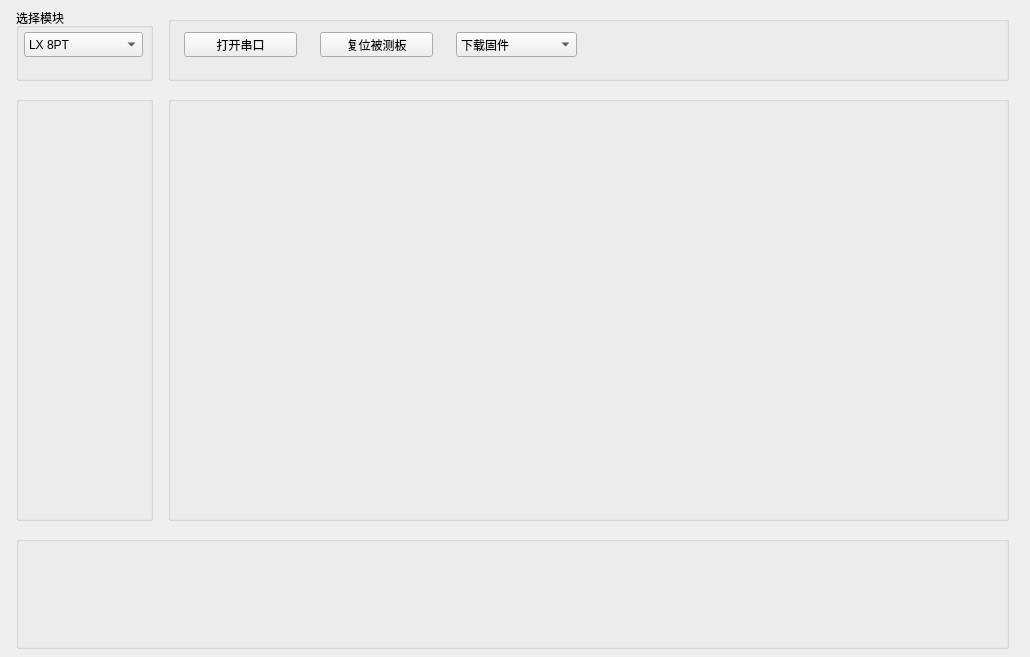
<?xml version="1.0" encoding="UTF-8"?>
<ui version="4.0">
 <class>MainWindow</class>
 <widget class="QMainWindow" name="MainWindow">
  <property name="geometry">
   <rect>
    <x>0</x>
    <y>0</y>
    <width>1030</width>
    <height>657</height>
   </rect>
  </property>
  <property name="sizePolicy">
   <sizepolicy hsizetype="Preferred" vsizetype="Preferred">
    <horstretch>0</horstretch>
    <verstretch>0</verstretch>
   </sizepolicy>
  </property>
  <property name="windowTitle">
   <string>MainWindow</string>
  </property>
  <property name="windowIcon">
   <iconset>
    <normaloff>source/window_24_24.png</normaloff>source/window_24_24.png</iconset>
  </property>
  <widget class="QWidget" name="centralwidget">
   <widget class="QGroupBox" name="groupBox">
    <property name="geometry">
     <rect>
      <x>168</x>
      <y>16</y>
      <width>841</width>
      <height>65</height>
     </rect>
    </property>
    <property name="title">
     <string/>
    </property>
    <widget class="QComboBox" name="comboBox_Select_page">
     <property name="geometry">
      <rect>
       <x>288</x>
       <y>16</y>
       <width>121</width>
       <height>25</height>
      </rect>
     </property>
     <item>
      <property name="text">
       <string>下载固件</string>
      </property>
     </item>
     <item>
      <property name="text">
       <string>校准画面</string>
      </property>
     </item>
     <item>
      <property name="text">
       <string>工装后台</string>
      </property>
     </item>
    </widget>
    <widget class="QPushButton" name="pushButton_Open_Ports">
     <property name="geometry">
      <rect>
       <x>16</x>
       <y>16</y>
       <width>113</width>
       <height>25</height>
      </rect>
     </property>
     <property name="text">
      <string>打开串口</string>
     </property>
    </widget>
    <widget class="QPushButton" name="pushButton_Reset_Module">
     <property name="geometry">
      <rect>
       <x>152</x>
       <y>16</y>
       <width>113</width>
       <height>25</height>
      </rect>
     </property>
     <property name="text">
      <string>复位被测板</string>
     </property>
    </widget>
   </widget>
   <widget class="QGroupBox" name="groupBox_1">
    <property name="geometry">
     <rect>
      <x>16</x>
      <y>8</y>
      <width>137</width>
      <height>73</height>
     </rect>
    </property>
    <property name="title">
     <string>选择模块</string>
    </property>
    <widget class="QComboBox" name="comboBox_Select_Module">
     <property name="geometry">
      <rect>
       <x>8</x>
       <y>24</y>
       <width>119</width>
       <height>25</height>
      </rect>
     </property>
     <item>
      <property name="text">
       <string>LX 8PT</string>
      </property>
     </item>
     <item>
      <property name="text">
       <string>LX 8TC</string>
      </property>
     </item>
    </widget>
   </widget>
   <widget class="QGroupBox" name="groupBox_2">
    <property name="geometry">
     <rect>
      <x>16</x>
      <y>96</y>
      <width>137</width>
      <height>425</height>
     </rect>
    </property>
    <property name="title">
     <string/>
    </property>
    <widget class="QStackedWidget" name="stackedWidget">
     <property name="geometry">
      <rect>
       <x>8</x>
       <y>8</y>
       <width>121</width>
       <height>409</height>
      </rect>
     </property>
     <property name="currentIndex">
      <number>0</number>
     </property>
     <widget class="QWidget" name="page"/>
     <widget class="QWidget" name="page_2"/>
    </widget>
   </widget>
   <widget class="QGroupBox" name="groupBox_3">
    <property name="geometry">
     <rect>
      <x>168</x>
      <y>96</y>
      <width>841</width>
      <height>425</height>
     </rect>
    </property>
    <property name="title">
     <string/>
    </property>
    <widget class="QStackedWidget" name="stackedWidget_2">
     <property name="geometry">
      <rect>
       <x>8</x>
       <y>8</y>
       <width>825</width>
       <height>409</height>
      </rect>
     </property>
     <widget class="QWidget" name="page_3"/>
     <widget class="QWidget" name="page_4"/>
    </widget>
   </widget>
   <widget class="QGroupBox" name="groupBox_4">
    <property name="geometry">
     <rect>
      <x>16</x>
      <y>536</y>
      <width>993</width>
      <height>113</height>
     </rect>
    </property>
    <property name="title">
     <string/>
    </property>
    <widget class="QStackedWidget" name="stackedWidget_3">
     <property name="geometry">
      <rect>
       <x>8</x>
       <y>8</y>
       <width>977</width>
       <height>97</height>
      </rect>
     </property>
     <widget class="QWidget" name="page_7"/>
     <widget class="QWidget" name="page_8"/>
    </widget>
   </widget>
  </widget>
 </widget>
 <resources/>
 <connections/>
</ui>
